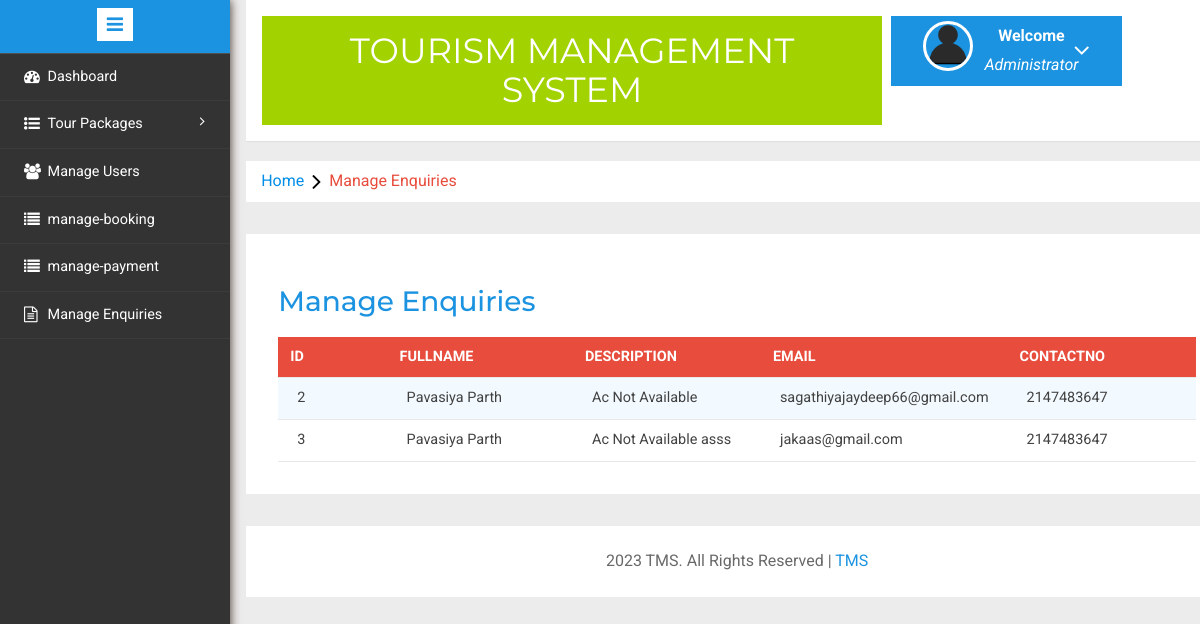
The page /admin/manage-enquires.php (signed in) on the database its author committed.
### tables this page shows
CREATE TABLE `enquiry` (
  `id` int(20) NOT NULL,
  `fullname` varchar(30) NOT NULL,
  `description` varchar(30) NOT NULL,
  `email` varchar(50) NOT NULL,
  `contactno` int(10) NOT NULL
);

### admin/manage-enquires.php (the view, shortened to what this page needs)
<?php
include('includes/config.php');
if(strlen($_SESSION['alogin'])==0)
	{
header('location:index.php');
}
else{
	?>
<!DOCTYPE HTML>
<html>
<head>
<link href="css/bootstrap.min.css" rel='stylesheet' type='text/css' />
<link href="css/style.css" rel='stylesheet' type='text/css' />
<link rel="stylesheet" href="css/morris.css" type="text/css"/>
<link href="css/font-awesome.css" rel="stylesheet">
<link rel="stylesheet" type="text/css" href="css/table-style.css" />
<link rel="stylesheet" type="text/css" href="css/basictable.css" />
<link rel="stylesheet" href="css/icon-font.min.css" type='text/css' />
</head>
<body>
   <div class="page-container">
<div class="left-content">
	   <div class="mother-grid-inner">
				<?php include('includes/header.php');?>
				</div>
<ol class="breadcrumb">
                <li class="breadcrumb-item"><a href="index.html">Home</a><i class="fa fa-angle-right"></i>Manage Enquiries</li>
            </ol>
<div class="agile-grids">
				<div class="agile-tables">
					<div class="w3l-table-info">
					  <h2>Manage Enquiries</h2>
					    <table id="table">
						<thead>
						  <tr>
						  <th> id</th>
							<th>fullname</th>
							<th>description </th>
							<th>email </th>
							<th>contactno </th>
						  </tr>
						</thead>
						<tbody>
<?php $sql = "SELECT * from enquiry";
$query = $dbh -> prepare($sql);
$query->execute();
$results=$query->fetchAll(PDO::FETCH_OBJ);
if($query->rowCount() > 0)
{
foreach($results as $result)
{				?>
						  <tr>
							<td width="120"><?php echo htmlentities($result->id);?></td>
							<td width="200"><?php echo htmlentities($result->fullname);?></td>
							<td width="200"><?php echo htmlentities($result->description);?></td>
							<td width="200"><?php echo htmlentities($result->email);?></td>
								<td width="200"><?php echo htmlentities($result->contactno);?>
								<?php if($result->Status==1)
{
	?><td>Read</td>
<?php } else {?>
</td>
<?php } ?>
</tr>
						 <?php } }?>
						</tbody>
					  </table>
					</div>
			</div>
<?php include('includes/footer.php');?>
</div>
</div>
						<?php include('includes/sidebarmenu.php');?>
							</div>
</body>
</html>
<?php } ?>

### admin/css/table-style.css (style rules this page uses)
table { background: white; border-collapse: collapse; margin: 1.25em 0 0; width: 100%; }
table tr, table th, table td { border: none; border-bottom: 1px solid #e8e8e8; font-size: .95em; }
table th, table td { padding: 10px 12px; text-align: left; }
table th { background: #e74c3c; color: #fff; text-transform: uppercase; }
table tr td { background: #f3faff; color: #424242; }
table tr:nth-of-type(2n+2) td { background: #ffffff; }
table { width: 100%; }

### rows shown on the page
enquiry: id "2", fullname "Pavasiya Parth", description "Ac Not Available", email "sagathiyajaydeep66@gmail.com", contactno "2147483647"
enquiry: id "3", fullname "Pavasiya Parth", description "Ac Not Available asss", email "jakaas@gmail.com", contactno "2147483647"
